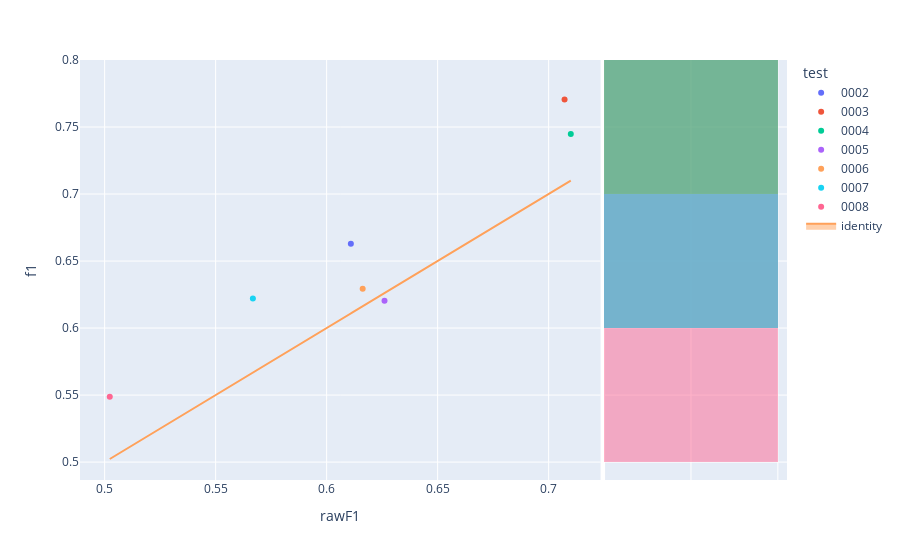

The code cell stored with this chart in its notebook:
### Code cell
fig=px.scatter(experimentModels,x='rawF1',y='f1',color='test',hover_name='modelId', marginal_y="histogram")
fig.add_trace(
    go.Scatter(x=experimentModels['rawF1'], y=experimentModels['rawF1'], name="identity", mode='lines',fill="toself")
)
fig.show()

### Figure 1 — Plotly figure (JSON) as saved in the notebook; plotly's stock layout.template omitted (floating-point values rounded to 4 significant figures)
{"data": [{"hovertemplate": "<b>%{hovertext}</b><br><br>test=0002<br>rawF1=%{x}<br>f1=%{y}<extra></extra>", "hovertext": ["ca4abebe-7534-4387-9f7e-7e56aeb102df"], "legendgroup": "0002", "marker": {"color": "#636efa", "symbol": "circle"}, "mode": "markers", "name": "0002", "orientation": "v", "showlegend": true, "type": "scatter", "x": [0.6109], "xaxis": "x", "y": [0.6629], "yaxis": "y"}, {"alignmentgroup": "True", "bingroup": "y", "hovertemplate": "test=0002<br>f1=%{y}<br>count=%{x}<extra></extra>", "legendgroup": "0002", "marker": {"color": "#636efa"}, "name": "0002", "offsetgroup": "0002", "opacity": 0.5, "showlegend": false, "type": "histogram", "xaxis": "x2", "y": [0.6629], "yaxis": "y2"}, {"hovertemplate": "<b>%{hovertext}</b><br><br>test=0003<br>rawF1=%{x}<br>f1=%{y}<extra></extra>", "hovertext": ["ec345db7-d0e7-447a-a219-52693d52bf41"], "legendgroup": "0003", "marker": {"color": "#EF553B", "symbol": "circle"}, "mode": "markers", "name": "0003", "orientation": "v", "showlegend": true, "type": "scatter", "x": [0.7072], "xaxis": "x", "y": [0.7705], "yaxis": "y"}, {"alignmentgroup": "True", "bingroup": "y", "hovertemplate": "test=0003<br>f1=%{y}<br>count=%{x}<extra></extra>", "legendgroup": "0003", "marker": {"color": "#EF553B"}, "name": "0003", "offsetgroup": "0003", "opacity": 0.5, "showlegend": false, "type": "histogram", "xaxis": "x2", "y": [0.7705], "yaxis": "y2"}, {"hovertemplate": "<b>%{hovertext}</b><br><br>test=0004<br>rawF1=%{x}<br>f1=%{y}<extra></extra>", "hovertext": ["5efd55af-ba1f-4dd8-905e-9279a3c25d07"], "legendgroup": "0004", "marker": {"color": "#00cc96", "symbol": "circle"}, "mode": "markers", "name": "0004", "orientation": "v", "showlegend": true, "type": "scatter", "x": [0.71], "xaxis": "x", "y": [0.7448], "yaxis": "y"}, {"alignmentgroup": "True", "bingroup": "y", "hovertemplate": "test=0004<br>f1=%{y}<br>count=%{x}<extra></extra>", "legendgroup": "0004", "marker": {"color": "#00cc96"}, "name": "0004", "offsetgroup": "0004", "opacity": 0.5, "showlegend": false, "type": "histogram", "xaxis": "x2", "y": [0.7448], "yaxis": "y2"}, {"hovertemplate": "<b>%{hovertext}</b><br><br>test=0005<br>rawF1=%{x}<br>f1=%{y}<extra></extra>", "hovertext": ["79b2270a-cfb8-4f96-987a-040fa3dc0386"], "legendgroup": "0005", "marker": {"color": "#ab63fa", "symbol": "circle"}, "mode": "markers", "name": "0005", "orientation": "v", "showlegend": true, "type": "scatter", "x": [0.6261], "xaxis": "x", "y": [0.6204], "yaxis": "y"}, {"alignmentgroup": "True", "bingroup": "y", "hovertemplate": "test=0005<br>f1=%{y}<br>count=%{x}<extra></extra>", "legendgroup": "0005", "marker": {"color": "#ab63fa"}, "name": "0005", "offsetgroup": "0005", "opacity": 0.5, "showlegend": false, "type": "histogram", "xaxis": "x2", "y": [0.6204], "yaxis": "y2"}, {"hovertemplate": "<b>%{hovertext}</b><br><br>test=0006<br>rawF1=%{x}<br>f1=%{y}<extra></extra>", "hovertext": ["b1cb5f16-0c62-4dd7-b5d9-16fae63b28c5"], "legendgroup": "0006", "marker": {"color": "#FFA15A", "symbol": "circle"}, "mode": "markers", "name": "0006", "orientation": "v", "showlegend": true, "type": "scatter", "x": [0.6162], "xaxis": "x", "y": [0.6292], "yaxis": "y"}, {"alignmentgroup": "True", "bingroup": "y", "hovertemplate": "test=0006<br>f1=%{y}<br>count=%{x}<extra></extra>", "legendgroup": "0006", "marker": {"color": "#FFA15A"}, "name": "0006", "offsetgroup": "0006", "opacity": 0.5, "showlegend": false, "type": "histogram", "xaxis": "x2", "y": [0.6292], "yaxis": "y2"}, {"hovertemplate": "<b>%{hovertext}</b><br><br>test=0007<br>rawF1=%{x}<br>f1=%{y}<extra></extra>", "hovertext": ["28b0a080-fdd1-4b49-97d4-f98a8671c508"], "legendgroup": "0007", "marker": {"color": "#19d3f3", "symbol": "circle"}, "mode": "markers", "name": "0007", "orientation": "v", "showlegend": true, "type": "scatter", "x": [0.5668], "xaxis": "x", "y": [0.622], "yaxis": "y"}, {"alignmentgroup": "True", "bingroup": "y", "hovertemplate": "test=0007<br>f1=%{y}<br>count=%{x}<extra></extra>", "legendgroup": "0007", "marker": {"color": "#19d3f3"}, "name": "0007", "offsetgroup": "0007", "opacity": 0.5, "showlegend": false, "type": "histogram", "xaxis": "x2", "y": [0.622], "yaxis": "y2"}, {"hovertemplate": "<b>%{hovertext}</b><br><br>test=0008<br>rawF1=%{x}<br>f1=%{y}<extra></extra>", "hovertext": ["acc1aab9-4594-40ce-8d0c-f2111f7a6c69"], "legendgroup": "0008", "marker": {"color": "#FF6692", "symbol": "circle"}, "mode": "markers", "name": "0008", "orientation": "v", "showlegend": true, "type": "scatter", "x": [0.5023], "xaxis": "x", "y": [0.5488], "yaxis": "y"}, {"alignmentgroup": "True", "bingroup": "y", "hovertemplate": "test=0008<br>f1=%{y}<br>count=%{x}<extra></extra>", "legendgroup": "0008", "marker": {"color": "#FF6692"}, "name": "0008", "offsetgroup": "0008", "opacity": 0.5, "showlegend": false, "type": "histogram", "xaxis": "x2", "y": [0.5488], "yaxis": "y2"}, {"fill": "toself", "mode": "lines", "name": "identity", "type": "scatter", "x": [0.6109, 0.7072, 0.71, 0.6261, 0.6162, 0.5668, 0.5023], "y": [0.6109, 0.7072, 0.71, 0.6261, 0.6162, 0.5668, 0.5023]}], "layout": {"barmode": "overlay", "legend": {"title": {"text": "test"}, "tracegroupgap": 0}, "margin": {"t": 60}, "xaxis": {"anchor": "y", "domain": [0, 0.7363], "title": {"text": "rawF1"}}, "xaxis2": {"anchor": "y2", "domain": [0.7413, 1], "matches": "x2", "showgrid": true, "showline": false, "showticklabels": false, "ticks": ""}, "yaxis": {"anchor": "x", "domain": [0, 1], "title": {"text": "f1"}}, "yaxis2": {"anchor": "x2", "domain": [0, 1], "matches": "y", "showgrid": true, "showticklabels": false}}}
